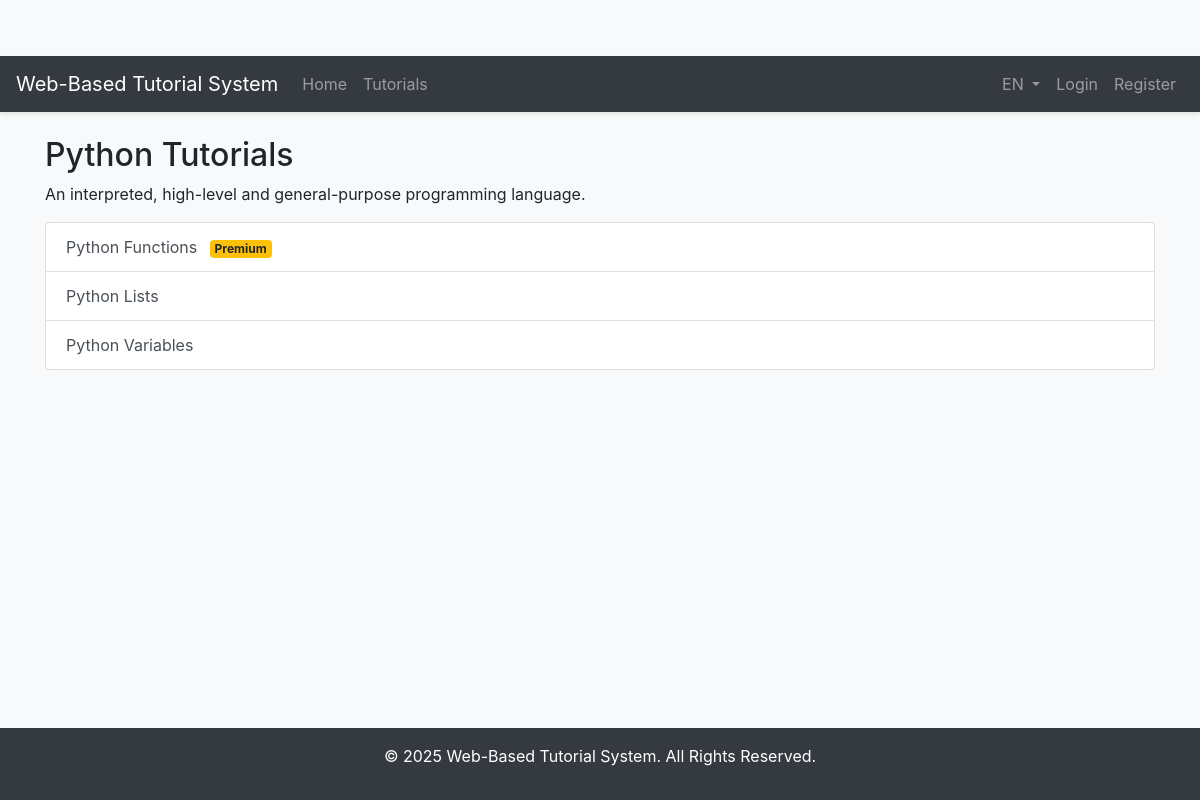
The app's page /tutorials/topic.php?id=2 with its own data.
### tables this page shows
CREATE TABLE `topic_translations` (
  `id` int(11) NOT NULL,
  `topic_id` int(11) NOT NULL,
  `language` varchar(5) NOT NULL,
  `name` varchar(255) NOT NULL,
  `description` text DEFAULT NULL
);

CREATE TABLE `tutorial_translations` (
  `id` int(11) NOT NULL,
  `tutorial_id` int(11) NOT NULL,
  `language` varchar(5) NOT NULL,
  `title` varchar(255) NOT NULL
);

### includes/language.php (called while the page is built, shortened)
<?php
$default_lang = 'en';
$lang_to_use = $default_lang;
function trans($key) {
    global $lang;
    if (isset($lang[$key])) {
        return $lang[$key];
    } else {
        return $key;
    }
}
?>

### tutorials/topic.php (the view, shortened to what this page needs)
<?php
require_once '../includes/db.php';
include '../includes/header.php';
$topic_id = isset($_GET['id']) ? (int)$_GET['id'] : 0;
$stmt_topic = $conn->prepare("SELECT tt.name, tt.description FROM topics t JOIN topic_translations tt ON t.id = tt.topic_id WHERE t.id = ? AND tt.language = ?");
$stmt_topic->bind_param("is", $topic_id, $lang_to_use);
$stmt_topic->execute();
$result_topic = $stmt_topic->get_result();
$topic = $result_topic->fetch_assoc();
$stmt_tutorials = $conn->prepare("
    SELECT t.id, t.is_premium, tt.title
    FROM tutorials t
    JOIN tutorial_translations tt ON t.id = tt.tutorial_id
    WHERE t.topic_id = ? AND tt.language = ?
    ORDER BY tt.title ASC
");
$stmt_tutorials->bind_param("is", $topic_id, $lang_to_use);
$stmt_tutorials->execute();
$result_tutorials = $stmt_tutorials->get_result();
?>
<div class="row">
    <div class="col-md-12">
        <h2><?php echo sprintf(trans('tutorials_for_topic'), htmlspecialchars($topic['name'])); ?></h2>
        <p><?php echo htmlspecialchars($topic['description']); ?></p>
    </div>
</div>
<div class="row">
    <div class="col-md-12">
        <div class="list-group">
            <?php if ($result_tutorials->num_rows > 0): ?>
                <?php while ($row = $result_tutorials->fetch_assoc()): ?>
                    <a href="lesson.php?id=<?php echo $row['id']; ?>" class="list-group-item list-group-item-action">
                        <?php echo htmlspecialchars($row['title']); ?>
                        <?php if ($row['is_premium']): ?>
                            <span class="badge badge-warning ml-2"><?php echo trans('premium_badge'); ?></span>
                        <?php endif; ?>
                    </a>
                <?php endwhile; ?>
            <?php else: ?>
                <p><?php echo trans('no_tutorials_found'); ?></p>
            <?php endif; ?>
        </div>
    </div>
</div>
<?php include '../includes/footer.php'; ?>

### assets/css/style.css (style rules this page uses)
body { background-color: #f8f9fa; padding-top: 56px; }
.badge-warning { background-color: #ffc107; color: #212529; }

### records on screen
topic_translations: name "Python Tutorials", description "An interpreted, high-level and general-purpose programming language."
tutorial_translations: title "Python Functions"
tutorial_translations: title "Python Lists"
tutorial_translations: title "Python Variables"

### other values on screen
trans('app_title') "Web-Based Tutorial System"
trans('nav_home') "Home"
trans('nav_tutorials') "Tutorials"
$lang_to_use "EN"
trans('nav_login') "Login"
trans('nav_register') "Register"
